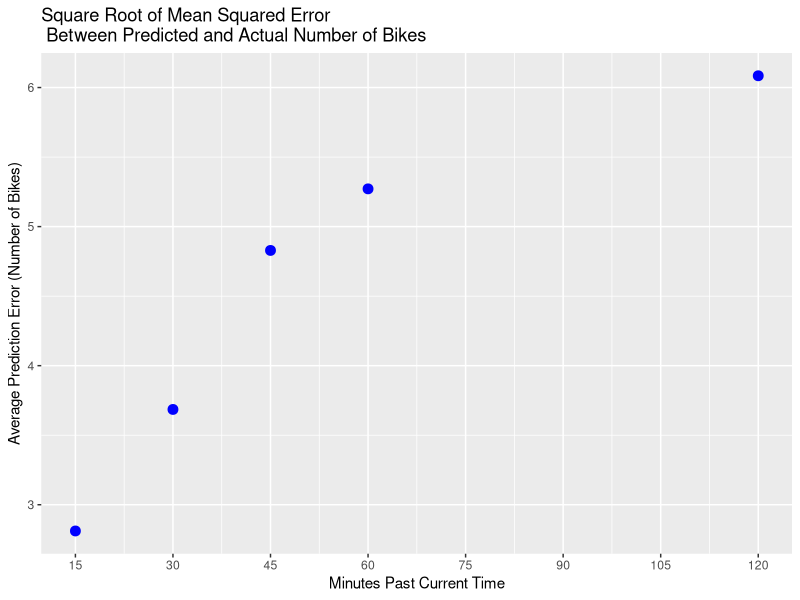
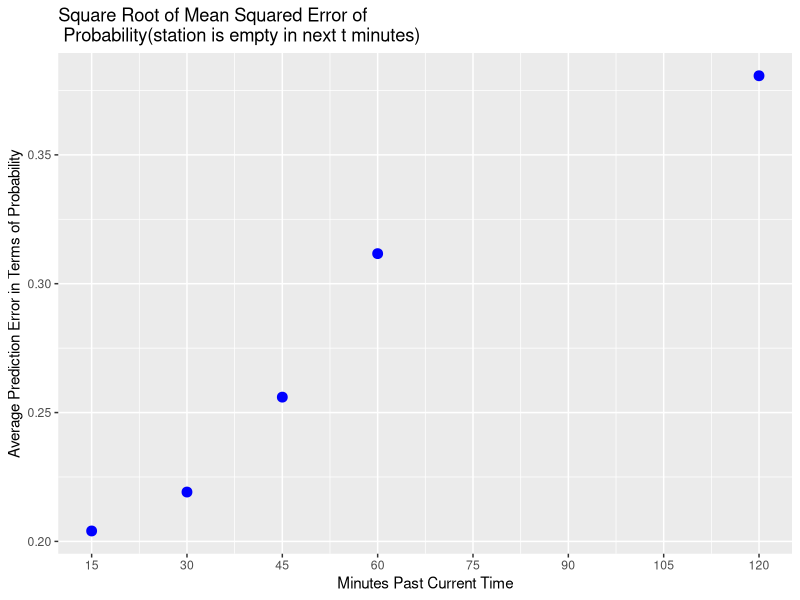

Write the R code that produced these figures, in order.
library(ggplot2)
mse = sqrt(c(7.9036757471653702, 13.581129739842908, 23.315972323027047, 27.788117933581713, 37.022093998483889))
mse_ind = sqrt(c(0.041638038096159742, 0.048030072095611359, 0.065528378574539123, 0.097135731681747078, 0.14491540459024851))
minutes = c(15,30,45,60,120)


mse_object = as.data.frame(cbind(minutes, mse))
colnames(mse_object) = c('x','y')

mse_plot <- ggplot(mse_object, aes(x,y))
mse_plot + geom_point(data = mse_object, color = 'blue', size = 3) + labs(x = 'Minutes Past Current Time', y = 'Average Prediction Error (Number of Bikes)', title = "Square Root of Mean Squared Error \n Between Predicted and Actual Number of Bikes") + scale_x_continuous(breaks=c(15,30,45,60,75,90,105,120))

mse_ind_object = as.data.frame(cbind(minutes, mse_ind))
colnames(mse_ind_object) = c('x','y')

mse_ind_plot <- ggplot(mse_ind_object, aes(x,y))
mse_ind_plot + geom_point(data = mse_ind_object, color = 'blue', size = 3) + 
  labs(x = 'Minutes Past Current Time', y = 'Average Prediction Error in Terms of Probability', 
       title = "Square Root of Mean Squared Error of \n Probability(station is empty in next t minutes)") + scale_x_continuous(breaks=c(15,30,45,60,75,90,105,120))
